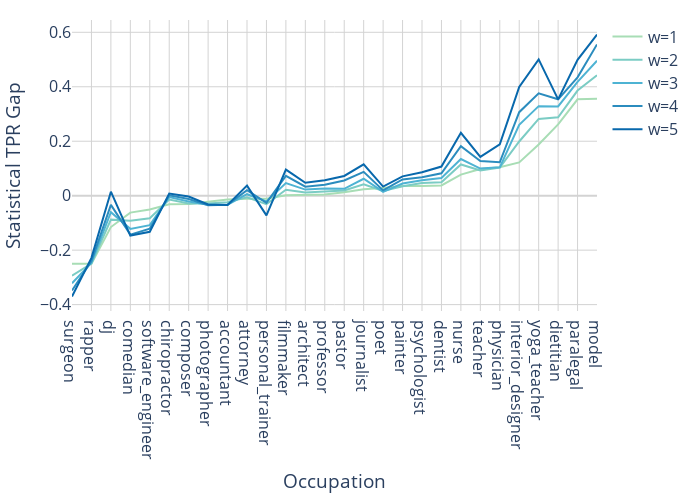

Notebook code cell kept with this figure:
### Markdown cell above
## Increase Male Gender Token Weights

### Code cell
all_sp_result = get_reweighted_statistical_TPR_gap(X_test, gender="M", w_min=1, w_max=5, interval=1)
all_sp_result = all_sp_result.sort_values("statistical_parity w=1")
fig = go.Figure()

occupation_list = all_sp_result["occupation"].tolist()
for w in range(1, 6):
    sp = all_sp_result[f"statistical_parity w={w}"].tolist()
    fig.add_trace(go.Scatter(x=occupation_list, y=sp, mode='lines', name=f'w={w}', line=dict(color=colorscale[w+2])))

fig.update_layout(
    autosize=False,
    width=695,
    height=500,
    plot_bgcolor='white',
    font=dict(size=15.5),
    xaxis_title="Occupation",
    yaxis_title="Statistical TPR Gap",
    margin=dict(l=15, r=15, t=20, b=20),
)
fig.update_xaxes(
    mirror=True,
    showgrid=True,
    zeroline = True,
    zerolinecolor='lightgrey',
    gridcolor='lightgrey'
)
fig.update_yaxes(
    mirror=True,
    showgrid=True,
    zeroline = True,
    zerolinecolor='lightgrey',
    gridcolor='lightgrey',
)
fig.update_traces(marker={'size': 8.5, "line": {"width": 1.5, "color": "DarkSlateGrey"}})

fig.show()

### Figure 1 — Plotly figure (JSON) as saved in the notebook; plotly's stock layout.template omitted (floating-point values rounded to 4 significant figures)
{"data": [{"line": {"color": "rgb(168,221,181)"}, "marker": {"line": {"color": "DarkSlateGrey", "width": 1.5}, "size": 8.5}, "mode": "lines", "name": "w=1", "type": "scatter", "x": ["surgeon", "rapper", "dj", "comedian", "software_engineer", "chiropractor", "composer", "photographer", "accountant", "attorney", "personal_trainer", "filmmaker", "architect", "professor", "pastor", "journalist", "poet", "painter", "psychologist", "dentist", "nurse", "teacher", "physician", "interior_designer", "yoga_teacher", "dietitian", "paralegal", "model"], "y": [-0.2498, -0.2496, -0.1152, -0.06208, -0.05075, -0.03162, -0.03021, -0.02111, -0.01408, -0.01158, -0.0109, 0.001959, 0.002317, 0.004687, 0.01281, 0.02368, 0.02806, 0.03526, 0.03602, 0.03779, 0.0775, 0.09804, 0.1048, 0.1221, 0.1882, 0.2618, 0.3538, 0.3556]}, {"line": {"color": "rgb(123,204,196)"}, "marker": {"line": {"color": "DarkSlateGrey", "width": 1.5}, "size": 8.5}, "mode": "lines", "name": "w=2", "type": "scatter", "x": ["surgeon", "rapper", "dj", "comedian", "software_engineer", "chiropractor", "composer", "photographer", "accountant", "attorney", "personal_trainer", "filmmaker", "architect", "professor", "pastor", "journalist", "poet", "painter", "psychologist", "dentist", "nurse", "teacher", "physician", "interior_designer", "yoga_teacher", "dietitian", "paralegal", "model"], "y": [-0.2941, -0.2496, -0.08799, -0.09196, -0.0828, -0.014, -0.02856, -0.02906, -0.02365, -0.005543, -0.03131, 0.02171, 0.01186, 0.01456, 0.01898, 0.04161, 0.0174, 0.03432, 0.04655, 0.04941, 0.1146, 0.09298, 0.1028, 0.199, 0.2819, 0.2881, 0.386, 0.4423]}, {"line": {"color": "rgb(78,179,211)"}, "marker": {"line": {"color": "DarkSlateGrey", "width": 1.5}, "size": 8.5}, "mode": "lines", "name": "w=3", "type": "scatter", "x": ["surgeon", "rapper", "dj", "comedian", "software_engineer", "chiropractor", "composer", "photographer", "accountant", "attorney", "personal_trainer", "filmmaker", "architect", "professor", "pastor", "journalist", "poet", "painter", "psychologist", "dentist", "nurse", "teacher", "physician", "interior_designer", "yoga_teacher", "dietitian", "paralegal", "model"], "y": [-0.3217, -0.2466, -0.0608, -0.1218, -0.1083, -0.005185, -0.02114, -0.0334, -0.03321, 0.005393, -0.0211, 0.0464, 0.02236, 0.02616, 0.02515, 0.06217, 0.0142, 0.04466, 0.05709, 0.0649, 0.1344, 0.09973, 0.104, 0.2605, 0.3288, 0.3275, 0.4183, 0.4953]}, {"line": {"color": "rgb(43,140,190)"}, "marker": {"line": {"color": "DarkSlateGrey", "width": 1.5}, "size": 8.5}, "mode": "lines", "name": "w=4", "type": "scatter", "x": ["surgeon", "rapper", "dj", "comedian", "software_engineer", "chiropractor", "composer", "photographer", "accountant", "attorney", "personal_trainer", "filmmaker", "architect", "professor", "pastor", "journalist", "poet", "painter", "psychologist", "dentist", "nurse", "teacher", "physician", "interior_designer", "yoga_teacher", "dietitian", "paralegal", "model"], "y": [-0.3483, -0.2405, -0.03361, -0.1429, -0.1214, 0.001423, -0.01206, -0.03508, -0.03321, 0.02048, -0.0262, 0.07274, 0.03287, 0.04027, 0.05602, 0.08758, 0.01953, 0.05972, 0.06763, 0.08211, 0.1815, 0.1273, 0.1225, 0.3067, 0.3757, 0.3539, 0.4344, 0.5556]}, {"line": {"color": "rgb(8,104,172)"}, "marker": {"line": {"color": "DarkSlateGrey", "width": 1.5}, "size": 8.5}, "mode": "lines", "name": "w=5", "type": "scatter", "x": ["surgeon", "rapper", "dj", "comedian", "software_engineer", "chiropractor", "composer", "photographer", "accountant", "attorney", "personal_trainer", "filmmaker", "architect", "professor", "pastor", "journalist", "poet", "painter", "psychologist", "dentist", "nurse", "teacher", "physician", "interior_designer", "yoga_teacher", "dietitian", "paralegal", "model"], "y": [-0.37, -0.2283, 0.01473, -0.1464, -0.1325, 0.008031, -0.002984, -0.03219, -0.03427, 0.03707, -0.07212, 0.09579, 0.04766, 0.05698, 0.07248, 0.1152, 0.03339, 0.071, 0.08607, 0.1071, 0.231, 0.1425, 0.1888, 0.399, 0.5007, 0.3539, 0.4989, 0.5917]}], "layout": {"autosize": false, "font": {"size": 15.5}, "height": 500, "margin": {"b": 20, "l": 15, "r": 15, "t": 20}, "plot_bgcolor": "white", "width": 695, "xaxis": {"gridcolor": "lightgrey", "mirror": true, "showgrid": true, "title": {"text": "Occupation"}, "zeroline": true, "zerolinecolor": "lightgrey"}, "yaxis": {"gridcolor": "lightgrey", "mirror": true, "showgrid": true, "title": {"text": "Statistical TPR Gap"}, "zeroline": true, "zerolinecolor": "lightgrey"}}}
